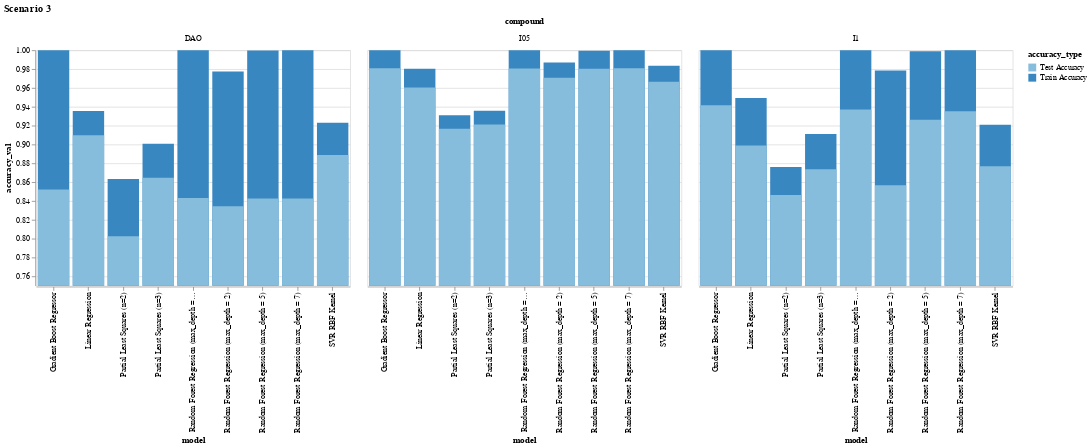

Notebook source saved alongside this figure:
### Code cell
alt.Chart(df_prod.query('scenario == "s3"')).mark_bar().encode(
    alt.X('model'),
    alt.Y('accuracy_val:Q', stack = False, scale = alt.Scale(domain = [0.75,1])),
    alt.Color('accuracy_type:O'),
    alt.Facet('compound')
    ).properties(width = 400).properties(title = 'Scenario 3')

### Figure 1 — Vega-Lite specification as saved in the notebook (floating-point values rounded to 4 significant figures)
{"$schema": "https://vega.github.io/schema/vega-lite/v3.4.0.json", "config": {"mark": {"tooltip": null}, "view": {"height": 300, "width": 400}}, "data": {"name": "data-559a356ffe432bfcc3e2b968671be7d3"}, "datasets": {"data-559a356ffe432bfcc3e2b968671be7d3": [{"accuracy_type": "Train Accuracy", "accuracy_val": 0.9804, "compound": "I05", "model": "Linear Regression", "scenario": "s3"}, {"accuracy_type": "Train Accuracy", "accuracy_val": 0.9492, "compound": "I1", "model": "Linear Regression", "scenario": "s3"}, {"accuracy_type": "Train Accuracy", "accuracy_val": 0.9354, "compound": "DAO", "model": "Linear Regression", "scenario": "s3"}, {"accuracy_type": "Train Accuracy", "accuracy_val": 0.9309, "compound": "I05", "model": "Partial Least Squares (n=2)", "scenario": "s3"}, {"accuracy_type": "Train Accuracy", "accuracy_val": 0.876, "compound": "I1", "model": "Partial Least Squares (n=2)", "scenario": "s3"}, {"accuracy_type": "Train Accuracy", "accuracy_val": 0.8632, "compound": "DAO", "model": "Partial Least Squares (n=2)", "scenario": "s3"}, {"accuracy_type": "Train Accuracy", "accuracy_val": 0.9356, "compound": "I05", "model": "Partial Least Squares (n=3)", "scenario": "s3"}, {"accuracy_type": "Train Accuracy", "accuracy_val": 0.9111, "compound": "I1", "model": "Partial Least Squares (n=3)", "scenario": "s3"}, {"accuracy_type": "Train Accuracy", "accuracy_val": 0.9006, "compound": "DAO", "model": "Partial Least Squares (n=3)", "scenario": "s3"}, {"accuracy_type": "Train Accuracy", "accuracy_val": 0.9871, "compound": "I05", "model": "Random Forest Regression (max_depth = 2)", "scenario": "s3"}, {"accuracy_type": "Train Accuracy", "accuracy_val": 0.9786, "compound": "I1", "model": "Random Forest Regression (max_depth = 2)", "scenario": "s3"}, {"accuracy_type": "Train Accuracy", "accuracy_val": 0.9773, "compound": "DAO", "model": "Random Forest Regression (max_depth = 2)", "scenario": "s3"}, {"accuracy_type": "Train Accuracy", "accuracy_val": 0.9996, "compound": "I05", "model": "Random Forest Regression (max_depth = 5)", "scenario": "s3"}, {"accuracy_type": "Train Accuracy", "accuracy_val": 0.9989, "compound": "I1", "model": "Random Forest Regression (max_depth = 5)", "scenario": "s3"}, {"accuracy_type": "Train Accuracy", "accuracy_val": 0.9996, "compound": "DAO", "model": "Random Forest Regression (max_depth = 5)", "scenario": "s3"}, {"accuracy_type": "Train Accuracy", "accuracy_val": 0.9999, "compound": "I05", "model": "Random Forest Regression (max_depth = 7)", "scenario": "s3"}, {"accuracy_type": "Train Accuracy", "accuracy_val": 0.9999, "compound": "I1", "model": "Random Forest Regression (max_depth = 7)", "scenario": "s3"}, {"accuracy_type": "Train Accuracy", "accuracy_val": 1.0, "compound": "DAO", "model": "Random Forest Regression (max_depth = 7)", "scenario": "s3"}, {"accuracy_type": "Train Accuracy", "accuracy_val": 1.0, "compound": "I05", "model": "Random Forest Regression (max_depth = 10)", "scenario": "s3"}, {"accuracy_type": "Train Accuracy", "accuracy_val": 1.0, "compound": "I1", "model": "Random Forest Regression (max_depth = 10)", "scenario": "s3"}, {"accuracy_type": "Train Accuracy", "accuracy_val": 1.0, "compound": "DAO", "model": "Random Forest Regression (max_depth = 10)", "scenario": "s3"}, {"accuracy_type": "Train Accuracy", "accuracy_val": 0.9836, "compound": "I05", "model": "SVR RBF Kernel", "scenario": "s3"}, {"accuracy_type": "Train Accuracy", "accuracy_val": 0.9208, "compound": "I1", "model": "SVR RBF Kernel", "scenario": "s3"}, {"accuracy_type": "Train Accuracy", "accuracy_val": 0.9231, "compound": "DAO", "model": "SVR RBF Kernel", "scenario": "s3"}, {"accuracy_type": "Train Accuracy", "accuracy_val": 0.9999, "compound": "I05", "model": "Gradient Boost Regressor", "scenario": "s3"}, {"accuracy_type": "Train Accuracy", "accuracy_val": 0.9999, "compound": "I1", "model": "Gradient Boost Regressor", "scenario": "s3"}, {"accuracy_type": "Train Accuracy", "accuracy_val": 1.0, "compound": "DAO", "model": "Gradient Boost Regressor", "scenario": "s3"}, {"accuracy_type": "Test Accuracy", "accuracy_val": 0.9604, "compound": "I05", "model": "Linear Regression", "scenario": "s3"}, {"accuracy_type": "Test Accuracy", "accuracy_val": 0.8988, "compound": "I1", "model": "Linear Regression", "scenario": "s3"}, {"accuracy_type": "Test Accuracy", "accuracy_val": 0.9098, "compound": "DAO", "model": "Linear Regression", "scenario": "s3"}, {"accuracy_type": "Test Accuracy", "accuracy_val": 0.9165, "compound": "I05", "model": "Partial Least Squares (n=2)", "scenario": "s3"}, {"accuracy_type": "Test Accuracy", "accuracy_val": 0.8462, "compound": "I1", "model": "Partial Least Squares (n=2)", "scenario": "s3"}, {"accuracy_type": "Test Accuracy", "accuracy_val": 0.8026, "compound": "DAO", "model": "Partial Least Squares (n=2)", "scenario": "s3"}, {"accuracy_type": "Test Accuracy", "accuracy_val": 0.9211, "compound": "I05", "model": "Partial Least Squares (n=3)", "scenario": "s3"}, {"accuracy_type": "Test Accuracy", "accuracy_val": 0.8736, "compound": "I1", "model": "Partial Least Squares (n=3)", "scenario": "s3"}, {"accuracy_type": "Test Accuracy", "accuracy_val": 0.8645, "compound": "DAO", "model": "Partial Least Squares (n=3)", "scenario": "s3"}, {"accuracy_type": "Test Accuracy", "accuracy_val": 0.9707, "compound": "I05", "model": "Random Forest Regression (max_depth = 2)", "scenario": "s3"}, {"accuracy_type": "Test Accuracy", "accuracy_val": 0.8567, "compound": "I1", "model": "Random Forest Regression (max_depth = 2)", "scenario": "s3"}, {"accuracy_type": "Test Accuracy", "accuracy_val": 0.8344, "compound": "DAO", "model": "Random Forest Regression (max_depth = 2)", "scenario": "s3"}, {"accuracy_type": "Test Accuracy", "accuracy_val": 0.9804, "compound": "I05", "model": "Random Forest Regression (max_depth = 5)", "scenario": "s3"}, {"accuracy_type": "Test Accuracy", "accuracy_val": 0.9262, "compound": "I1", "model": "Random Forest Regression (max_depth = 5)", "scenario": "s3"}, {"accuracy_type": "Test Accuracy", "accuracy_val": 0.8426, "compound": "DAO", "model": "Random Forest Regression (max_depth = 5)", "scenario": "s3"}, {"accuracy_type": "Test Accuracy", "accuracy_val": 0.9808, "compound": "I05", "model": "Random Forest Regression (max_depth = 7)", "scenario": "s3"}, {"accuracy_type": "Test Accuracy", "accuracy_val": 0.9353, "compound": "I1", "model": "Random Forest Regression (max_depth = 7)", "scenario": "s3"}, {"accuracy_type": "Test Accuracy", "accuracy_val": 0.8426, "compound": "DAO", "model": "Random Forest Regression (max_depth = 7)", "scenario": "s3"}, {"accuracy_type": "Test Accuracy", "accuracy_val": 0.9807, "compound": "I05", "model": "Random Forest Regression (max_depth = 10)", "scenario": "s3"}, {"accuracy_type": "Test Accuracy", "accuracy_val": 0.9371, "compound": "I1", "model": "Random Forest Regression (max_depth = 10)", "scenario": "s3"}, {"accuracy_type": "Test Accuracy", "accuracy_val": 0.8431, "compound": "DAO", "model": "Random Forest Regression (max_depth = 10)", "scenario": "s3"}, {"accuracy_type": "Test Accuracy", "accuracy_val": 0.9665, "compound": "I05", "model": "SVR RBF Kernel", "scenario": "s3"}, {"accuracy_type": "Test Accuracy", "accuracy_val": 0.8768, "compound": "I1", "model": "SVR RBF Kernel", "scenario": "s3"}, {"accuracy_type": "Test Accuracy", "accuracy_val": 0.8889, "compound": "DAO", "model": "SVR RBF Kernel", "scenario": "s3"}, {"accuracy_type": "Test Accuracy", "accuracy_val": 0.9808, "compound": "I05", "model": "Gradient Boost Regressor", "scenario": "s3"}, {"accuracy_type": "Test Accuracy", "accuracy_val": 0.9416, "compound": "I1", "model": "Gradient Boost Regressor", "scenario": "s3"}, {"accuracy_type": "Test Accuracy", "accuracy_val": 0.8522, "compound": "DAO", "model": "Gradient Boost Regressor", "scenario": "s3"}]}, "encoding": {"color": {"field": "accuracy_type", "type": "ordinal"}, "facet": {"field": "compound", "type": "nominal"}, "x": {"field": "model", "type": "nominal"}, "y": {"field": "accuracy_val", "scale": {"domain": [0.75, 1]}, "stack": false, "type": "quantitative"}}, "mark": "bar", "title": "Scenario 3", "width": 400}
